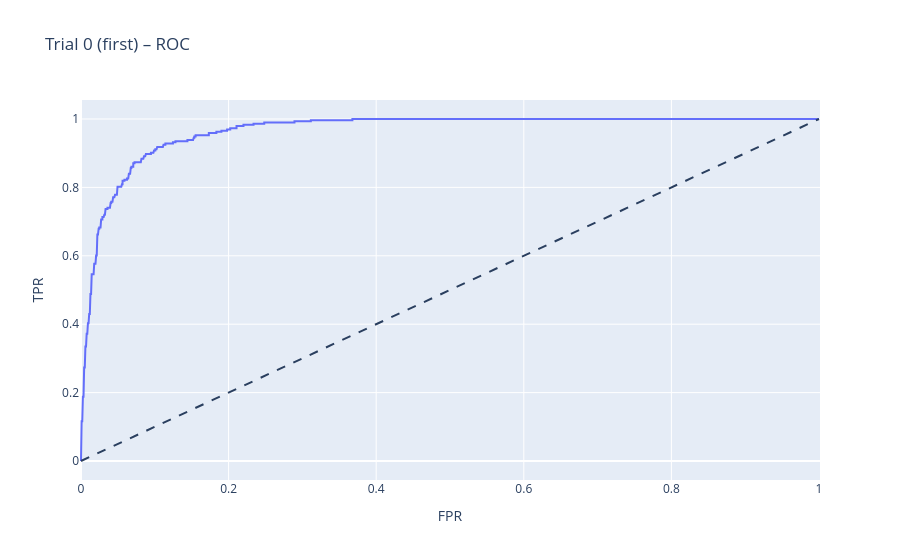
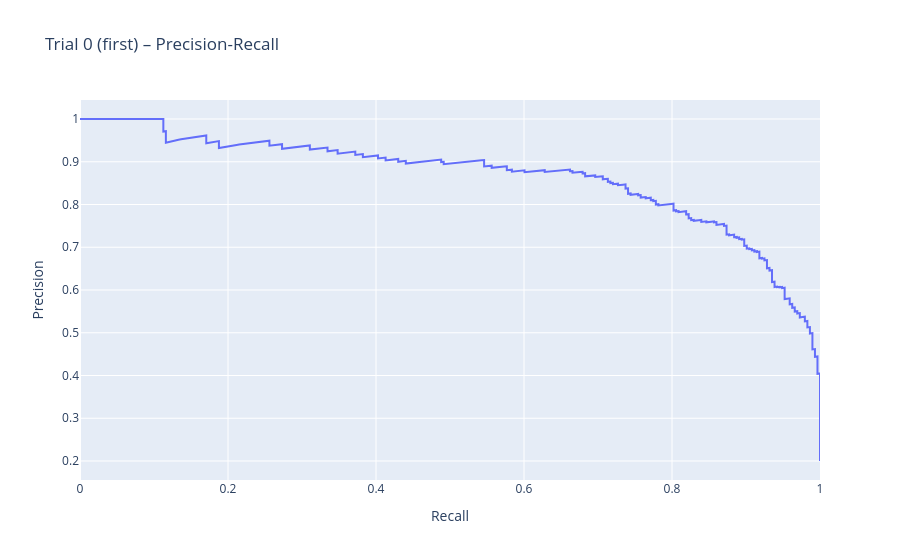
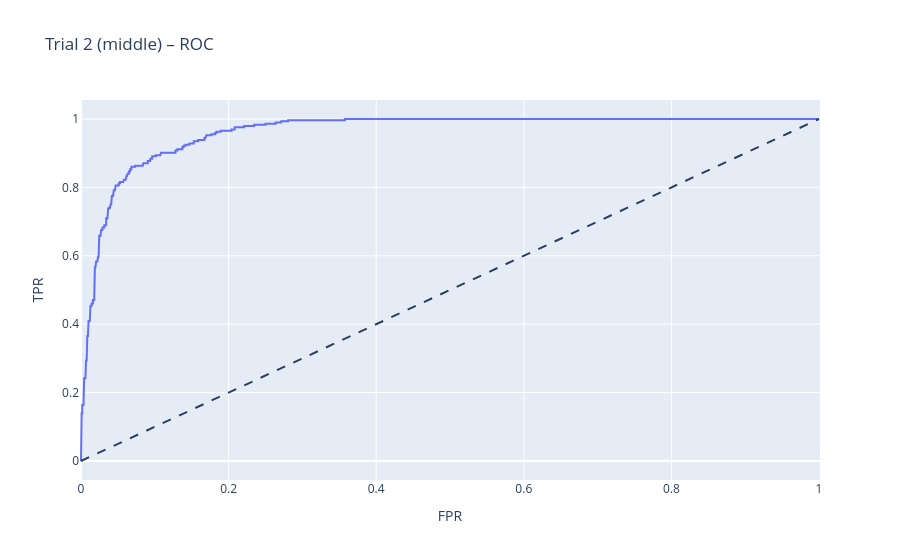
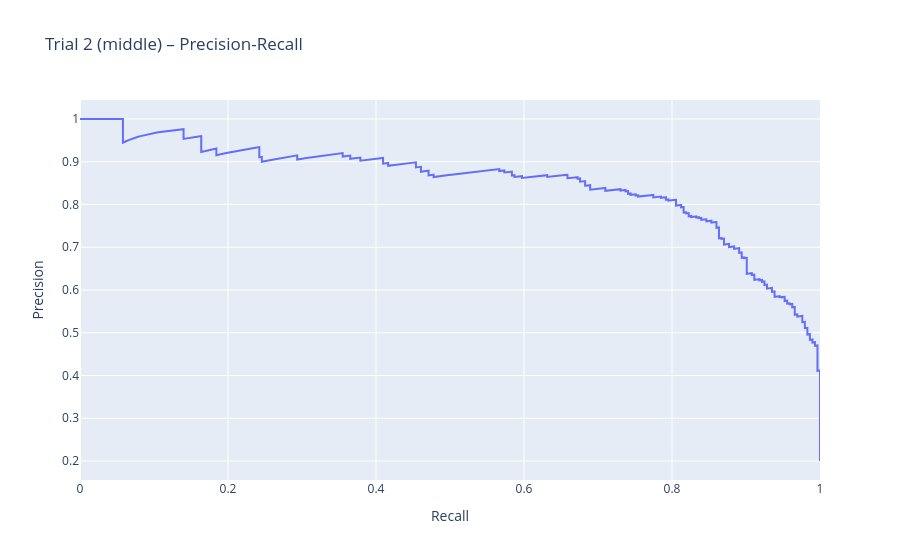

The cell these charts' notebook holds for them, in order:
### Code cell
from sklearn.preprocessing import label_binarize

classes_ = np.unique(y)
y_valid_bin = label_binarize(y_valid, classes=classes_)

def fit_trial(trial):
    model = build_model(trial)
    weights = get_sample_weights(y_train)
    model.fit(X_train, y_train, sample_weight=weights)
    return model

def micro_curves(y_true_bin, prob):
    fpr, tpr, _ = roc_curve(y_true_bin.ravel(), prob.ravel())
    roc_auc = auc(fpr, tpr)
    prec, rec, _ = precision_recall_curve(y_true_bin.ravel(), prob.ravel())
    return (fpr, tpr, roc_auc), (prec, rec)

def best_f1_thresholds(y_true_bin, prob):
    info = {}
    for c in range(prob.shape[1]):
        p, r, thr = precision_recall_curve(y_true_bin[:, c], prob[:, c])
        f1 = (2 * p * r) / np.clip(p + r, 1e-12, None)
        i_best = int(np.nanargmax(f1))
        thr_best = thr[i_best - 1] if 0 < i_best < len(thr) else 0.5
        info[c] = {
            "threshold": float(thr_best),
            "f1": float(f1[i_best]),
            "precision": float(p[i_best]),
            "recall": float(r[i_best]),
        }
    return info

def plot_curves(fpr, tpr, roc_auc, prec, rec, title):
    fig1 = go.Figure([go.Scatter(x=fpr, y=tpr, mode="lines", name=f"AUC={roc_auc:.3f}")])
    fig1.add_shape(type="line", x0=0, y0=0, x1=1, y1=1, line=dict(dash="dash"))
    fig1.update_layout(title=f"{title} – ROC", xaxis_title="FPR", yaxis_title="TPR")
    fig1.show()

    fig2 = go.Figure([go.Scatter(x=rec, y=prec, mode="lines", name="PR")])
    fig2.update_layout(title=f"{title} – Precision-Recall", xaxis_title="Recall", yaxis_title="Precision")
    fig2.show()

# choose first, middle, last trials
trials_sorted = sorted(study.get_trials(deepcopy=False), key=lambda t: t.number)
chosen = [trials_sorted[0], trials_sorted[len(trials_sorted)//2], trials_sorted[-1]]
names = ["first", "middle", "last"]

threshold_info = {}
for name, tr in zip(names, chosen):
    model = fit_trial(tr)
    prob = model.predict_proba(X_valid)
    (fpr, tpr, roc_auc), (prec, rec) = micro_curves(y_valid_bin, prob)
    plot_curves(fpr, tpr, roc_auc, prec, rec, f"Trial {tr.number} ({name})")
    threshold_info[name] = best_f1_thresholds(y_valid_bin, prob)

### Figure 1 — Plotly figure (JSON) as saved in the notebook; plotly's stock layout.template omitted (floating-point values rounded to 4 significant figures; data arrays with more than 128 entries replaced by an {"elided": "..."} marker saying what was removed)
{"data": [{"mode": "lines", "name": "AUC=0.965", "type": "scatter", "x": {"elided": "182 float values"}, "y": {"elided": "182 float values"}}], "layout": {"shapes": [{"line": {"dash": "dash"}, "type": "line", "x0": 0, "x1": 1, "y0": 0, "y1": 1}], "title": {"text": "Trial 0 (first) – ROC"}, "xaxis": {"title": {"text": "FPR"}}, "yaxis": {"title": {"text": "TPR"}}}}

### Figure 2 — Plotly figure (JSON) as saved in the notebook; plotly's stock layout.template omitted (floating-point values rounded to 4 significant figures; data arrays with more than 128 entries replaced by an {"elided": "..."} marker saying what was removed)
{"data": [{"mode": "lines", "name": "PR", "type": "scatter", "x": {"elided": "1466 float values"}, "y": {"elided": "1466 float values"}}], "layout": {"title": {"text": "Trial 0 (first) – Precision-Recall"}, "xaxis": {"title": {"text": "Recall"}}, "yaxis": {"title": {"text": "Precision"}}}}

### Figure 3 — Plotly figure (JSON) as saved in the notebook; plotly's stock layout.template omitted (floating-point values rounded to 4 significant figures; data arrays with more than 128 entries replaced by an {"elided": "..."} marker saying what was removed)
{"data": [{"mode": "lines", "name": "AUC=0.962", "type": "scatter", "x": {"elided": "168 float values"}, "y": {"elided": "168 float values"}}], "layout": {"shapes": [{"line": {"dash": "dash"}, "type": "line", "x0": 0, "x1": 1, "y0": 0, "y1": 1}], "title": {"text": "Trial 2 (middle) – ROC"}, "xaxis": {"title": {"text": "FPR"}}, "yaxis": {"title": {"text": "TPR"}}}}

### Figure 4 — Plotly figure (JSON) as saved in the notebook; plotly's stock layout.template omitted (floating-point values rounded to 4 significant figures; data arrays with more than 128 entries replaced by an {"elided": "..."} marker saying what was removed)
{"data": [{"mode": "lines", "name": "PR", "type": "scatter", "x": {"elided": "1466 float values"}, "y": {"elided": "1466 float values"}}], "layout": {"title": {"text": "Trial 2 (middle) – Precision-Recall"}, "xaxis": {"title": {"text": "Recall"}}, "yaxis": {"title": {"text": "Precision"}}}}
